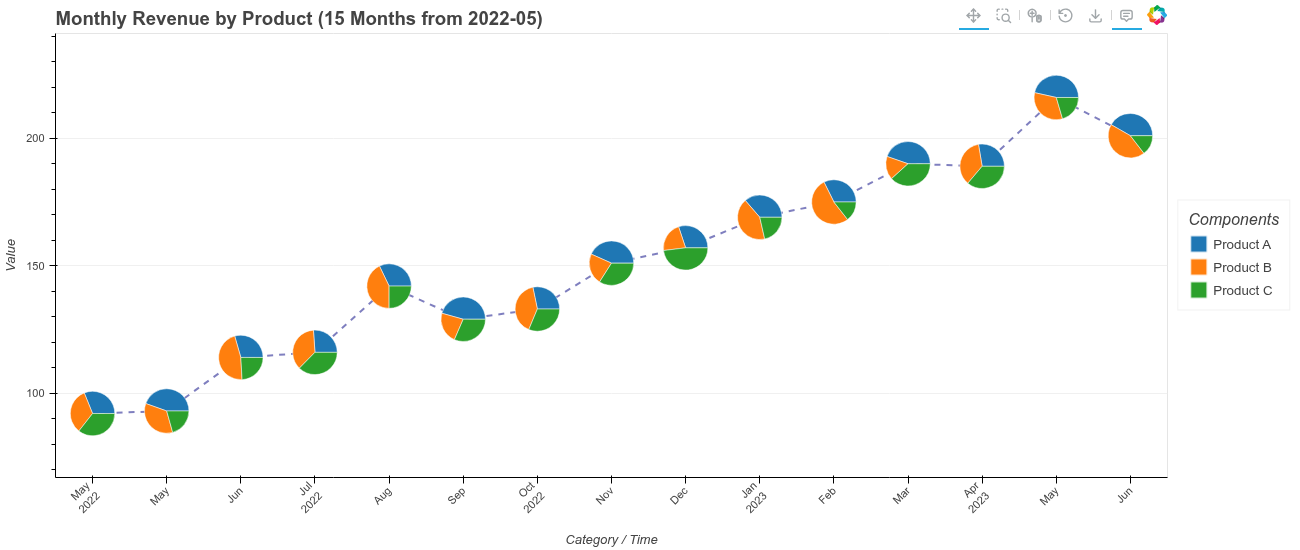

Python code for this plot:
from bokeh.plotting import figure, show, output_file
from bokeh.models import ColumnDataSource, HoverTool, Legend, LegendItem
import numpy as np
from math import pi
from bokeh_rocks import save_plot, mini_pie

np.random.seed(42)
monthly_data = []
months = ['Jan', 'Feb', 'Mar', 'Apr', 'May', 'Jun', 
          'Jul', 'Aug', 'Sep', 'Oct', 'Nov', 'Dec']

product_categories = ['Electronics', 'Clothing', 'Home Goods', 'Books']

for i, month in enumerate(months):
    base_sales = 80 + 5 * (i % 6)
    total_sales = base_sales + np.random.randint(-10, 10)
    
    np.random.seed(i * 100)
    composition = np.random.randint(10, 50, 4)
    
    # Seasonal effects
    if month in ['Nov', 'Dec']:
        composition[0] *= 1.5
    elif month in ['Jun', 'Jul', 'Aug']:
        composition[1] *= 1.3
    
    scale = total_sales / sum(composition)
    composition = [int(v * scale) for v in composition]
    
    monthly_data.append({
        'month': month,
        'total_sales': total_sales,
        'breakdown': composition
    })


from datetime import datetime, timedelta

date_data = []
start_date = datetime(2022, 5, 1)
revenue_sources = ['Product A', 'Product B', 'Product C']

for i in range(15):
    current_date = start_date + timedelta(days=30*i)
    month_str = current_date.strftime('%b\n%Y') if i % 3 == 0 else current_date.strftime('%b')
    
    base_revenue = 100 + i * 8
    total_revenue = base_revenue + np.random.randint(-15, 15)
    
    np.random.seed(i * 50)
    composition = np.random.randint(20, 80, 3)
    
    scale = total_revenue / sum(composition)
    composition = [int(v * scale) for v in composition]
    
    date_data.append({
        'date': month_str,
        'total_revenue': total_revenue,
        'sources': composition
    })

p2 = mini_pie(
    data=date_data,
    category_col='date',
    y_values_col='total_revenue',
    values_col='sources',
    title='Monthly Revenue by Product (15 Months from 2022-05)',
    width=1300,
    height=550,
    pie_radius=0.3,
    slice_names=revenue_sources,
    slice_colors=['#1f77b4', '#ff7f0e', '#2ca02c'],  
    show_line=True
)
show(p2)
save_plot(p2, "output/custom_plots_06")
